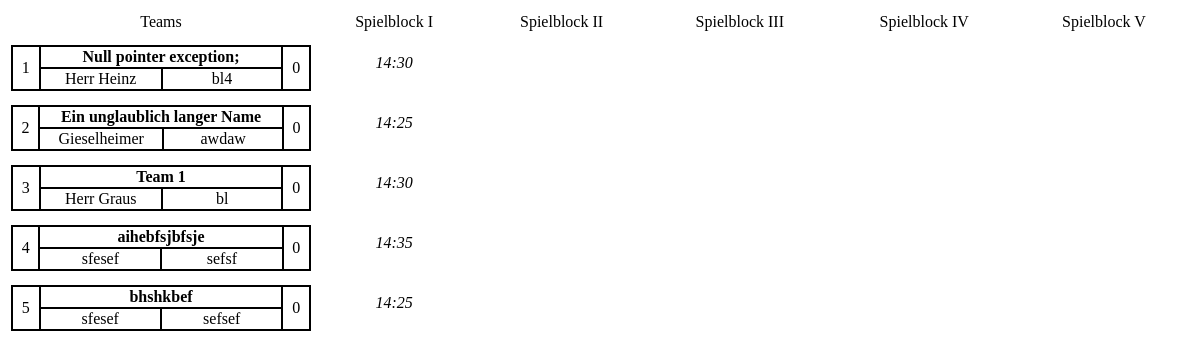
The page /php/display/disp_points.php on the database its author committed.
### tables this page shows
CREATE TABLE `teams` (
  `teamid` int(11) NOT NULL,
  `name` varchar(40) NOT NULL,
  `roboter` varchar(20) NOT NULL,
  `points` int(11) NOT NULL,
  `teamleiter` varchar(20) NOT NULL,
  `games` int(11) NOT NULL,
  `active` tinyint(1) NOT NULL
);

CREATE TABLE `games` (
  `gameid` int(11) NOT NULL,
  `block` int(11) NOT NULL,
  `time` int(11) NOT NULL,
  `points` int(11) NOT NULL,
  `objectives` int(11) NOT NULL,
  `penalties` int(11) NOT NULL,
  `team` int(11) NOT NULL,
  `active` tinyint(1) NOT NULL,
  `finished` tinyint(1) NOT NULL,
  `highlight` tinyint(1) NOT NULL,
  `teamactive` tinyint(1) NOT NULL
);

### php/lib/db_manip.php (called while the page is built, shortened)
<?php
function int_to_time($int)
{
	if($int >= 1000)
	{
		if($int%100 >= 10)
		{
			return intdiv($int,100) . ":" . $int%100;
		}
		else
		{
			return intdiv($int,100) . ":0" . $int%100;
		}
	}
	else
	{
		if($int%100 >= 10)
		{
			return "0" . intdiv($int,100) . ":" . $int%100;
		}
		else
		{
			return "0" . intdiv($int,100) . ":0" . $int%100;
		}
	}
}
function Select($table, $col)
{
	$conn = OpenCon();
		$sql = "SELECT $col FROM $table";
		$result = $conn->query($sql);
		if($col == '*')
		{
			$list = array(array());
			if ($result->num_rows > 0)
			{
				$i = 0;
				while($row = $result->fetch_assoc())
				{
					$list[$i] = $row;
					$i++;
				}
			}
			else
			{
				write_log("0 results in using Select() (db_manip.php) with the Parameters: ".$table."; ".$col);
			}
		}
		else
		{
			$list = array();
			if ($result->num_rows > 0)
			{
				while($row = $result->fetch_assoc())
				{
					array_push($list, $row[$col]);
				}
			}
			else
			{
				write_log("0 results in using Select() (db_manip.php) with the Parameters: ".$table."; ".$col);
			}
		}
	return $list;
}
?>

### php/display/disp_points.php (the view, shortened to what this page needs)
<?php
include_once '../lib/db_manip.php';
?>
<head>
</head>
<?php
$conn = OpenCon();
$f = Select('teams','teamid');
$anz = sizeof($f);
$sql = "SELECT * FROM teams ORDER BY points DESC, teamid ASC";
$result = $conn->query($sql);
$teams = array();
if($result->num_rows > 0)
{
	while($row = $result->fetch_assoc())
	{
		$teams[] = $row;
	}
}
else
{
	write_log("0 Results for the query: ".$sql." in display.php");
}
?>
<body>
<table style='width:100%' class='display'>
	<tr>
		<td style='width:300px'>Teams</td><td>Spielblock I</td><td>Spielblock II</td><td>Spielblock III</td><td>Spielblock IV</td><td>Spielblock V</td>
	</tr>
		<?php
		for($i = 0;$i < $anz; $i++)
		{
			echo "<tr><td style='width:300px'><table style='width:300px' class='list'><tr><td rowspan='2' style='width:25px'>";
			if($teams[$i]['active'] && $teams[$i]['games'] == 0) echo $i+1;
			echo "</td><td colspan='2'><b>";
			echo $teams[$i]['name'];
			echo"</b></td><td rowspan='2' style='width:25px'>";
			echo $teams[$i]['points'];
			echo "</td></tr><tr><td style='width:125px'>";
			echo $teams[$i]['teamleiter'];
			echo "</td><td style='width:125px'>";
			echo $teams[$i]['roboter'];
			echo "</td></tr></table></td>";
			$sql = "SELECT * FROM games WHERE team='".$teams[$i]['teamid']."' ORDER BY block ASC";
			$result = $conn->query($sql);
			$teamrow = array();
			if ($result->num_rows > 0)
			{
				while($row = $result->fetch_assoc())
				{
					$teamrow[] = $row;
				}
			}
			else
			{
				write_log("0 results for the query: ".$sql." : (display.php)");
			}
			for($s = 0; $s < 5 && $teams[$i]['active']; $s++)
			{
				$time = int_to_time($teamrow[$s]['time']);
				$sql = "SELECT * FROM changed WHERE game='".$teamrow[$s]['gameid']."'";
				$result = $conn->query($sql);
				$changed = array();
				if ($result->num_rows > 0)
				{
					while($row = $result->fetch_assoc())
					{
						$changed = $row;
					}
				}
				else
				{
					write_log("No Changes found for game: ".$teamrow[$s]['gameid']." in display.php");
				}
				$sql = "SELECT * FROM pointmanagement WHERE game='".$teamrow[$s]['gameid']."'";
				$result = $conn->query($sql);
				$points = array();
				if($result->num_rows > 0)
				{
					while($row = $result->fetch_assoc())
					{
						$points = $row;
					}
				}
				else
				{
					write_log("No Points found for game: ".$teams[$s]['gameid']." in display");
				}
				if($teamrow[$s]['finished'])
				{
					$pospoints = $points['+1'] * 1 + $points['+3'] * 3 + $points['+5'] * 5;
					$negpoints = $points['-1'] * -1 + $points['-3'] * -3 + $points['-5'] * -5;
					echo "<td>";
					echo "<table class='games'>";
					if($changed['time']) echo "<tr><td class='changed'>";
					else echo "</td><td class='normal'>";
					echo $time;
					if($changed['objectives']) echo "</td><td class='changed'>Li: ";
					else echo "</td><td class='normal'>Li: ";
					echo $teamrow[$s]['objectives'];
					if($changed['penalties']) echo "</td><td class='changed'>St: ";
					else echo "</td><td class='normal'>St: ";
					echo $teamrow[$s]['penalties'];
					echo "</td></tr><tr>";
					if($teamrow[$s]['highlight']) echo "<td class='h'>";
					else echo "</td><td class='normal'>";
					if($pospoints + $negpoints < 0) echo "0";
					else echo $pospoints + $negpoints;
					echo "</td><td class='normal'>";
					echo $pospoints;
					echo "</td><td class='normal'>";
					echo $negpoints;
					echo "</td></tr></table></td>";
				}
				else
				{
					if($s == 0 && isset($teamrow[$s]['time']))
					{
						if($changed['time']) echo "<td class='changed'><i>";
						else echo "<td><i>";
						echo int_to_time($teamrow[$s]['time']);
						echo "</i></td>";
					}
				}
			}
		}
		?>
</table>
</body>

### php/display/disp_points.php (style rules this page uses)
table.list { border: 1px solid black; text-align: center; border-spacing: 0px; margin-top: 10px; }
table.list td { border: 1px solid black; color: black; }
table.display { border: 0px solid black; text-align: center; margin-top: 10px; }
table.display td { text-align: center; }

### rows shown on the page
teams: name "Null pointer exception;", points "0", teamleiter "Herr Heinz", roboter "bl4"
games: time "14:30"
teams: name "Ein unglaublich langer Name", points "0", teamleiter "Gieselheimer", roboter "awdaw"
games: time "14:25"
teams: name "Team 1", points "0", teamleiter "Herr Graus", roboter "bl"
games: time "14:30"
teams: name "aihebfsjbfsje", points "0", teamleiter "sfesef", roboter "sefsf"
games: time "14:35"
teams: name "bhshkbef", points "0", teamleiter "sfesef", roboter "sefsef"
games: time "14:25"
